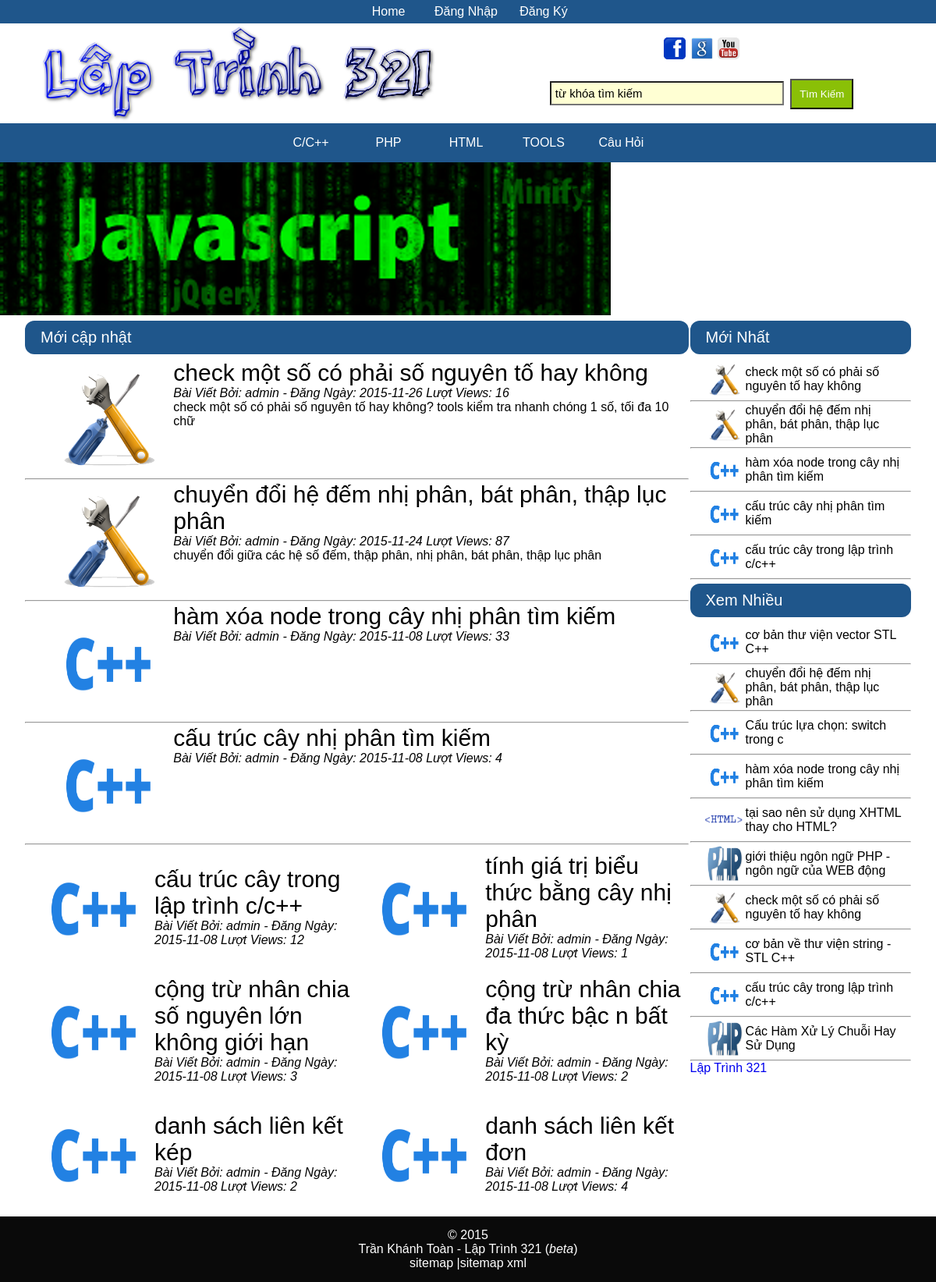
The page / on the database its author committed.
### tables this page shows
CREATE TABLE IF NOT EXISTS `menu_tren` (
  `title` text,
  `link` text,
  `id` int(11) NOT NULL
);

CREATE TABLE IF NOT EXISTS `chuyenmuc` (
  `id` int(10) unsigned NOT NULL,
  `title` text,
  `image` varchar(255) DEFAULT NULL
);

CREATE TABLE IF NOT EXISTS `baiviet` (
  `idbv` int(10) unsigned NOT NULL,
  `subject` text,
  `content` longtext,
  `image_bv` varchar(255) DEFAULT NULL,
  `parent` int(10) unsigned NOT NULL,
  `date_add` date DEFAULT NULL,
  `views` int(11) DEFAULT '0',
  `author` int(11) NOT NULL DEFAULT '1',
  `des` longtext
);

CREATE TABLE IF NOT EXISTS `users` (
  `uid` int(10) unsigned NOT NULL,
  `username` varchar(255) NOT NULL,
  `pass` varchar(255) NOT NULL,
  `email` varchar(255) DEFAULT NULL,
  `birthday` date DEFAULT NULL,
  `checkmail` int(11) DEFAULT '0',
  `lastlogin` int(15) DEFAULT NULL,
  `avatar` text,
  `gender` text
);

CREATE TABLE IF NOT EXISTS `options` (
  `footer` text,
  `maxpage` int(11) DEFAULT NULL,
  `maxpage_cmt` int(11) DEFAULT NULL,
  `facebook` text,
  `google` text,
  `youtube` text
);

### config.php (called while the page is built, shortened)
<?php
$servername = "localhost";
$username = "root";
$password = "";
$dbname = "laptrinh321";
$homeurl = "http://laptrinh321.dev:8080";
$conn = mysqli_connect($servername, $username, $password, $dbname);
mysqli_set_charset($conn,'utf8');
$sql="SELECT * FROM options";
$result=mysqli_query($conn,$sql);
$row=mysqli_fetch_assoc($result);
$maxpage=$row['maxpage'];
$option_footer=$row['footer'];
$facebook=$row['facebook'];
$google=$row['google'];
$youtube=$row['youtube'];
function rewrite($s)
{
	$a=array("á","à","ả","ã","ạ","Á","À","Ả","Ã","Ạ",
			 "ắ","ằ","ẳ","ẵ","ặ","Ắ","Ằ","Ẳ","Ẵ","Ặ","ă","Ă",
			 "ấ","ầ","ẩ","ẫ","ậ","Ấ","Ầ","Ẩ","Ẫ","Ậ","â","Â",
			 "đ","Đ","A","B","C","D","E","F","G","H","I","J","K","L","M","N","O","P","Q","R","S","T","U","V","W","X","Y","Z",
			 "é","è","ẻ","ẽ","ẹ","É","È","Ẻ","Ẽ","Ẹ",
			 "ế","ề","ể","ễ","ệ","Ế","Ề","Ể","Ễ","Ệ","ê","Ê",
			 "í","ì","ỉ","ĩ","ị","Í","Ì","Ỉ","Ĩ","Ị",
			 "ó","ò","ỏ","õ","ọ","Ó","Ò","Ỏ","Õ","Ọ",
			 "ố","ồ","ổ","ỗ","ộ","Ố","Ồ","Ổ","Ỗ","Ộ","ô","Ô",
			 "ớ","ờ","ở","ỡ","ợ","Ớ","Ờ","Ở","Ỡ","Ợ","ơ","Ơ",
			 "ú","ù","ủ","ũ","ụ","Ú","Ù","Ủ","Ũ","Ụ",
			 "ứ","ừ","ử","ữ","ự","Ứ","Ừ","Ử","Ữ","Ự","ư","Ư",
			 "ý","ỳ","ỷ","ỹ","ỵ","Ý","Ỳ","Ỷ","Ỹ","Ỵ",",","+","[","]","-",":","/",
			 "*","(",")","?","\"");
	$b=array("a","a","a","a","a","a","a","a","a","a",
		     "a","a","a","a","a","a","a","a","a","a","a","a",
		     "a","a","a","a","a","a","a","a","a","a","a","a",
		     "d","d","a","b","c","d","e","f","g","h","i","j","k","l","m","n","o","p","q","r","s","t","u","v","w","x","y","z",
		     "e","e","e","e","e","e","e","e","e","e",
		     "e","e","e","e","e","e","e","e","e","e","e","e",
		     "i","i","i","i","i","i","i","i","i","i",
		     "o","o","o","o","o","o","o","o","o","o",
		     "o","o","o","o","o","o","o","o","o","o","o","o",
		     "o","o","o","o","o","o","o","o","o","o","o","o",
		     "u","u","u","u","u","u","u","u","u","u",
		     "u","u","u","u","u","u","u","u","u","u","u","u",
		     "y","y","y","y","y","y","y","y","y","y","","","","","","","",
		     "","","","","");
	$s=str_replace($a,$b,$s);
	$s=str_replace(" ","-",$s);
	return $s;
}
?>

### function/homepage.php (the view, shortened to what this page needs)
<div class="header">Mới cập nhật</div>
<?php
$sql="SELECT * FROM baiviet ORDER BY idbv DESC LIMIT ".$maxpage;
if($result = mysqli_query($conn,$sql))
if(mysqli_num_rows($result)>0)
{
	$n=($maxpage-2)/2;
	$dem=1;
	while($dem<=$n)
	{
		$dem++;
		$row=mysqli_fetch_assoc($result)
		?>
		<a href="<?php echo $row['idbv']; ?>-<?php echo rewrite($row['subject']); ?>.html">
			<table class="list">
				<tr>
					<td width="150px">
						<img style="width:150px;height:150px" src="<?php echo $row['image_bv']; ?>"/>
					</td>
					<td style="padding-left:5px;vertical-align:top">
						<font style="font-size:30px"><?php echo $row['subject']; ?></font>
						<br/>
						<i>
						Bài Viết Bởi:
						<?php
						$sql1="SELECT username FROM users WHERE uid=".$row['author'];
						$result1=mysqli_query($conn,$sql1);
						$row1=mysqli_fetch_assoc($result1);
						echo $row1['username'];
						 ?>
						- Đăng Ngày: <?php echo $row['date_add']; ?>
						 Lượt Views: <?php echo $row['views']; ?>
						</i>
						<br/>
						<?php if($row['des']!=NULL) echo $row['des']; ?>
					</td>
				</tr>
			</table>
		</a>
		<hr/>
<?php
	}
	for($dem=$n+1;$dem<=$maxpage;$dem++)
	{
		$row=mysqli_fetch_assoc($result);
		if($dem%2==1)
		{
?>
<table style="width:100%" >
	<tr style="width:100%" >
		<td style="width:50%" class="list">
			<a style="color:#000" href="<?php echo $row['idbv']; ?>-<?php echo rewrite($row['subject']); ?>.html">
				<table style="width:100%">
					<tr>
						<td style="width:150px">
							<img style="width:150px;height:150px" src="<?php echo $row['image_bv']; ?>"/>
						</td>
						<td>
							<font style="font-size:30px"><?php echo $row['subject']; ?></font>
							<br/>
							<i>
							Bài Viết Bởi:
							<?php
							$sql1="SELECT username FROM users WHERE uid=".$row['author'];
							$result1=mysqli_query($conn,$sql1);
							$row1=mysqli_fetch_assoc($result1);
							echo $row1['username'];
							 ?>
							- Đăng Ngày: <?php echo $row['date_add']; ?>
							 Lượt Views: <?php echo $row['views']; ?>
							</i>
						</td>
					</tr>
				</table>
			</a>
		</td>
<?php
		}
		else
		{
?>
		<td style="width:50%" class="list">
			<a style="color:#000" href="<?php echo $row['idbv']; ?>-<?php echo rewrite($row['subject']); ?>.html">
				<table style="width:100%">
					<tr>
						<td style="width:150px">
							<img style="width:150px;height:150px" src="<?php echo $row['image_bv']; ?>"/>
						</td>
						<td>
							<font style="font-size:30px"><?php echo $row['subject']; ?></font>
							<br/>
							<i>
							Bài Viết Bởi:
							<?php
							$sql1="SELECT username FROM users WHERE uid=".$row['author'];
							$result1=mysqli_query($conn,$sql1);
							$row1=mysqli_fetch_assoc($result1);
							echo $row1['username'];
							 ?>
							- Đăng Ngày: <?php echo $row['date_add']; ?>
							 Lượt Views: <?php echo $row['views']; ?>
							</i>
						</td>
					</tr>
				</table>
			</a>
		</td>
	</tr>
</table>
<?php
		}
	}
}
?>

### header.php (shortened to what this page needs)
<?php
require("config.php");
?>
<html>
	<head>
		<link href="css/style.css" rel="stylesheet" type="text/css"/>
		<?php include "function/meta-header.php"; ?>
		<link rel="stylesheet" href="js/slide/orbit-1.2.3.css" />
	</head>
	<body>
		<?php include "function/menu_tren.php"; ?>
		<?php include "function/logo-header.php"; ?>
		<?php include "function/main-menu.php"; ?>

### function/meta-header.php (shortened to what this page needs)
<link href="js/syntaxhighlighter/styles/shCoreDefault.css" rel="stylesheet" type="text/css"/>

### function/menu_tren.php
<div class="menu_tren">
	<ul>
	<?php
	$sql="SELECT * FROM menu_tren";
	if($result = mysqli_query($conn,$sql))
	if(mysqli_num_rows($result)>0)
	{
		while($row=mysqli_fetch_assoc($result))
		{
			?>
				<li><a href="<?php echo $row['link']; ?>"><?php echo $row['title']; ?></a></li>
			<?php
		}
	}
	if(isset($_SESSION['uid']))
	{
?>
		<li><a href="<?php echo $homeurl; ?>/datcauhoi.php">Đặt Câu Hỏi</a></li>
		<li><a href="<?php echo $homeurl; ?>/thong_bao.php">Thông Báo(<?php echo thong_bao($_SESSION['uid']); ?>)</a></li>
		<li><a href="<?php echo $homeurl; ?>/profile.php">Profile</a></li>
		<li><a href="<?php echo $homeurl; ?>/logout.php">Đăng Xuất</a></li>
<?php
	}
	else
	{
?>
		<li><a href="<?php echo $homeurl; ?>/login.php">Đăng Nhập</a></li>
		<li><a href="<?php echo $homeurl; ?>/register.php">Đăng Ký</a></li>
<?php
	}
	?>
</ul>
</div>

### function/logo-header.php
<table style="width:100%">
	<tr>
		<td style="padding-left:50px" width="50%"><a href="<?php echo $homeurl; ?>"><img style="max-width:600px" src="/uploads/images/core/logo.png"/></a></td>
		<td style="width:50%;text-align:center;vertical-align:middle;">
			<a target="_blank" href="<?php echo $facebook; ?>"><img style="width:30px;height:30px" src="/uploads/images/core/facebook.png"/></a>
			<a target="_blank" href="<?php echo $google; ?>"><img style="width:30px;height:30px" src="/uploads/images/core/google.png"/></a>
			<a target="_blank" href="<?php echo $youtube; ?>"><img style="width:30px;height:30px" src="/uploads/images/core/youtube.png"/></a>
			<br/><br/>
			<form action="timkiem.php" method="get">
				<input type="text" value="từ khóa tìm kiếm" onFocus="this.value='';" name="q"/>
				<input type="submit" value="Tìm Kiếm"/>
			</form>
		</td>
	</tr>
</table>

### function/main-menu.php
<div class="main-menu">
	  		<ul>
<?php
$sql="SELECT * FROM chuyenmuc";
if($result=mysqli_query($conn,$sql))
if(mysqli_num_rows($result)>0)
{
	while($row=mysqli_fetch_assoc($result))
	{
?>
				<li>
					<a href="<?php echo $homeurl; ?>/category-<?php echo $row['id']; ?>-<?php echo rewrite($row['title']); ?>.html"><?php echo $row['title']; ?></a>
				</li>
<?php
	}
}
?>
			</ul>
		</div>

### index.php
<?php include_once "header.php"; ?>
<?php
if(empty($_REQUEST['frame'])) include "function/slideshow.php";
?>
<div class="body-content">
<table style="width:100%">
	<tr>
		<td style="vertical-align:top;width:75%">
			<?php
			if(!empty($_REQUEST['frame'])) include "function/processframe.php";
			else include "function/homepage.php";
			?>
		</td>
<?php include "footer.php"; ?>

### function/slideshow.php (shortened to what this page needs)
<?php
function list_files($directory = '.')
{
	$a=array();
    if ($directory != '.')
    {
        $directory = rtrim($directory, '/') . '/';
    }
    if ($handle = opendir($directory))
    {
        while (false !== ($file = readdir($handle)))
        {
            if ($file != '.' && $file != '..') $a[]=$file;
        }
    }
    return $a;
}
$dir="uploads/images/slide/";
$a=list_files($dir);
$n=count($a);
?>
<div class="container">
	<div id="featured">
<?php
for($i=1;$i<=$n;$i++)
{
?>
<img id="img_slide<?php echo $i; ?>" src="/<?php echo $dir; ?><?php echo $a[$i-1]; ?>"/>
<?php
}
?>
	</div>
</div>

### footer.php (shortened to what this page needs)
<td style="vertical-align:top;width:25%">
	<?php include "function/sidebar.php"; ?>
</td>
</tr>
</table>
</div>
<div class="footer">
	<?php echo $option_footer;?>
	<a target="_blank" style="color:#fff;" href="/sitemap.php">sitemap |</a><a target="_blank" style="color:#fff;" href="/sitemap.xml">sitemap xml</a>
</div>
</body>
</html>

### function/moi_nhat.php
<div class="header">Mới Nhất</div>
<?php
$sql1="SELECT * FROM baiviet ORDER BY idbv DESC LIMIT 5";
if($result1=mysqli_query($conn,$sql1))
while($row1=mysqli_fetch_assoc($result1))
{
?>
<a href="<?php echo $row1['idbv']; ?>-<?php echo rewrite($row1['subject']); ?>.html">
<table class="list1">
	<tr>
		<td width="50px">
			<img style="width:50px;height:50px" src="<?php echo $row1['image_bv']; ?>"/>
		</td>
		<td>
			<font style="font-size:16px"><?php echo $row1['subject']; ?></font>
		</td>
	</tr>
</table>
</a>
<hr/>
<?php
}
?>

### function/xemnhieu.php
<div class="header">Xem Nhiều</div>
<?php
$sql="SELECT * FROM baiviet ORDER BY views DESC LIMIT ".$maxpage;
if($result=mysqli_query($conn,$sql))
while($row=mysqli_fetch_assoc($result))
{
?>
<a href="<?php echo $row['idbv']; ?>-<?php echo rewrite($row['subject']); ?>.html">
<table class="list1">
	<tr>
		<td width="50px">
			<img style="width:50px;height:50px" src="<?php echo $row['image_bv']; ?>"/>
		</td>
		<td>
			<font style="font-size:16px"><?php echo $row['subject']; ?></font>
		</td>
	</tr>
</table>
</a>
<hr/>
<?php
}
?>

### function/sidebar.php
<?php
include "function/moi_nhat.php";
include "function/xemnhieu.php";
?>
<div class="fb-page" data-href="https://www.facebook.com/laptrinh321" data-small-header="false" data-adapt-container-width="true" data-hide-cover="false" data-show-facepile="true" data-show-posts="false"><div class="fb-xfbml-parse-ignore"><blockquote cite="https://www.facebook.com/laptrinh321"><a href="https://www.facebook.com/laptrinh321">Lập Trình 321</a></blockquote></div></div>

### css/style.css (style rules this page uses)
* { text-decoration:none; margin:0; padding:0; }
html { background:#999; }
body { font-family:sans-serif; background:#fff; width:100%; margin:auto; }
.menu_tren ul, .main-menu ul { background: #1F568B; list-style-type: none; text-align: center; }
.menu_tren li { display: inline-block; width: 100px; height: 30px; line-height: 30px; margin-left: -5px; position:relative; }
.menu_tren a, .main-menu a { display:block; color:#fff; }
.main-menu li { display: inline-block; width: 100px; height: 50px; line-height: 50px; margin-left: -5px; position:relative; }
.footer { background:#0A0A0A; padding:15px 15px 15px 15px; text-align:center; color:#fff; }
.header { font-size:20px; padding:10px 10px 10px 20px; margin:5px 0px 5px 0px; color:#fff; background:#1F568B; border-radius:12px; }
.list, .list1 { width:95%; margin:auto; background:#ffffff; padding-left:10px; }
input[type="submit"] { margin:2px 2px 2px 2px; padding:10px 10px 10px 10px; color:#fff; background:#8AC007; }
input[type="text"], input[type="password"], input[type="date"], input[type="email"], input[type="number"] { margin:2px 2px 2px 2px; width:300px; font-size:15px; background:#FFFFD3; padding:5px 5px 5px 5px; }
.body-content { width:95%; margin:auto; }

### js/slide/orbit-1.2.3.css (style rules this page uses)
#featured { margin:auto; width: 1200px; height: 300px; background: #000 url('orbit/loading.gif') no-repeat center center; overflow: hidden; }
#featured>img, #featured>div, #featured>a { display: none; }
div.orbit { width: 1px; height: 1px; position: relative; overflow: hidden }
div.orbit>img { position: absolute; top: 0; left: 0; display: none; }

### rows shown on the page
menu_tren: title "Home"
chuyenmuc: title "C/C++"
chuyenmuc: title "PHP"
chuyenmuc: title "HTML"
chuyenmuc: title "TOOLS"
chuyenmuc: title "Câu Hỏi"
baiviet: image_bv (picture), subject "check một số có phải số nguyên tố hay không", users.username "admin", date_add "2015-11-26", views "16", des "check một số có phải số nguyên tố hay không? tools kiểm tra nhanh chóng 1 số, tối đa 10 chữ"
baiviet: image_bv (picture), subject "chuyển đổi hệ đếm nhị phân, bát phân, thập lục phân", users.username "admin", date_add "2015-11-24", views "87", des "chuyển đổi giữa các hệ số đếm, thập phân, nhị phân, bát phân, thập lục phân"
baiviet: image_bv (picture), subject "hàm xóa node trong cây nhị phân tìm kiếm", users.username "admin", date_add "2015-11-08", views "33"
baiviet: image_bv (picture), subject "cấu trúc cây nhị phân tìm kiếm", users.username "admin", date_add "2015-11-08", views "4"
baiviet: image_bv (picture), subject "cấu trúc cây trong lập trình c/c++", users.username "admin", date_add "2015-11-08", views "12"
baiviet: image_bv (picture), subject "tính giá trị biểu thức bằng cây nhị phân", users.username "admin", date_add "2015-11-08", views "1"
baiviet: image_bv (picture), subject "cộng trừ nhân chia số nguyên lớn không giới hạn", users.username "admin", date_add "2015-11-08", views "3"
baiviet: image_bv (picture), subject "cộng trừ nhân chia đa thức bậc n bất kỳ", users.username "admin", date_add "2015-11-08", views "2"
baiviet: image_bv (picture), subject "danh sách liên kết kép", users.username "admin", date_add "2015-11-08", views "2"
baiviet: image_bv (picture), subject "danh sách liên kết đơn", users.username "admin", date_add "2015-11-08", views "4"
baiviet: image_bv (picture), subject "cơ bản thư viện vector STL C++"
baiviet: image_bv (picture), subject "Cấu trúc lựa chọn: switch trong c"
baiviet: image_bv (picture), subject "tại sao nên sử dụng XHTML thay cho HTML?"
baiviet: image_bv (picture), subject "giới thiệu ngôn ngữ PHP - ngôn ngữ của WEB động"
baiviet: image_bv (picture), subject "cơ bản về thư viện string - STL C++"
baiviet: image_bv (picture), subject "Các Hàm Xử Lý Chuỗi Hay Sử Dụng"
options: footer "© 2015 Trần Khánh Toàn - Lập Trình 321 ( beta )"
